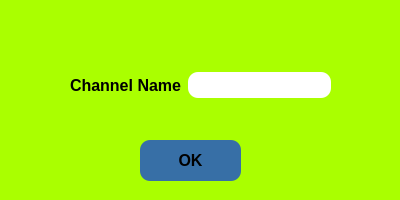
<?xml version="1.0" encoding="UTF-8"?>
<ui version="4.0">
 <class>joinchannel</class>
 <widget class="QDialog" name="joinchannel">
  <property name="geometry">
   <rect>
    <x>0</x>
    <y>0</y>
    <width>400</width>
    <height>200</height>
   </rect>
  </property>
  <property name="windowTitle">
   <string>Join Channel</string>
  </property>
  <property name="styleSheet">
   <string notr="true">background-color: rgb(170, 255, 0);</string>
  </property>
  <widget class="QPushButton" name="pushButton">
   <property name="geometry">
    <rect>
     <x>140</x>
     <y>140</y>
     <width>101</width>
     <height>41</height>
    </rect>
   </property>
   <property name="font">
    <font>
     <pointsize>12</pointsize>
     <bold>true</bold>
    </font>
   </property>
   <property name="styleSheet">
    <string notr="true">QPushButton {
    border-radius: 10px;
    padding: 10px;
    background-color: #376fa6;
	color: &quot;white&quot;;
}

QPushButton:hover {
    background-color: #007600;
}

QPushButton:pressed {
    background-color: #888888;
}
</string>
   </property>
   <property name="text">
    <string>OK</string>
   </property>
  </widget>
  <widget class="QLabel" name="label_error">
   <property name="geometry">
    <rect>
     <x>70</x>
     <y>100</y>
     <width>261</width>
     <height>21</height>
    </rect>
   </property>
   <property name="styleSheet">
    <string notr="true">color: rgb(255, 255, 255);</string>
   </property>
   <property name="text">
    <string/>
   </property>
  </widget>
  <widget class="QWidget" name="layoutWidget">
   <property name="geometry">
    <rect>
     <x>70</x>
     <y>70</y>
     <width>261</width>
     <height>30</height>
    </rect>
   </property>
   <layout class="QGridLayout" name="gridLayout">
    <item row="0" column="0">
     <widget class="QLabel" name="label_NameChannel">
      <property name="font">
       <font>
        <pointsize>12</pointsize>
        <bold>true</bold>
       </font>
      </property>
      <property name="text">
       <string>Channel Name</string>
      </property>
     </widget>
    </item>
    <item row="0" column="1">
     <widget class="QLineEdit" name="lineEdit_NameChannel">
      <property name="styleSheet">
       <string notr="true">QLineEdit {
    border-radius: 10px;
    padding: 5px;
	background-color: rgb(255, 255, 255);
	
	font: 12pt &quot;Century&quot;;
}
</string>
      </property>
     </widget>
    </item>
   </layout>
  </widget>
 </widget>
 <resources/>
 <connections/>
</ui>
